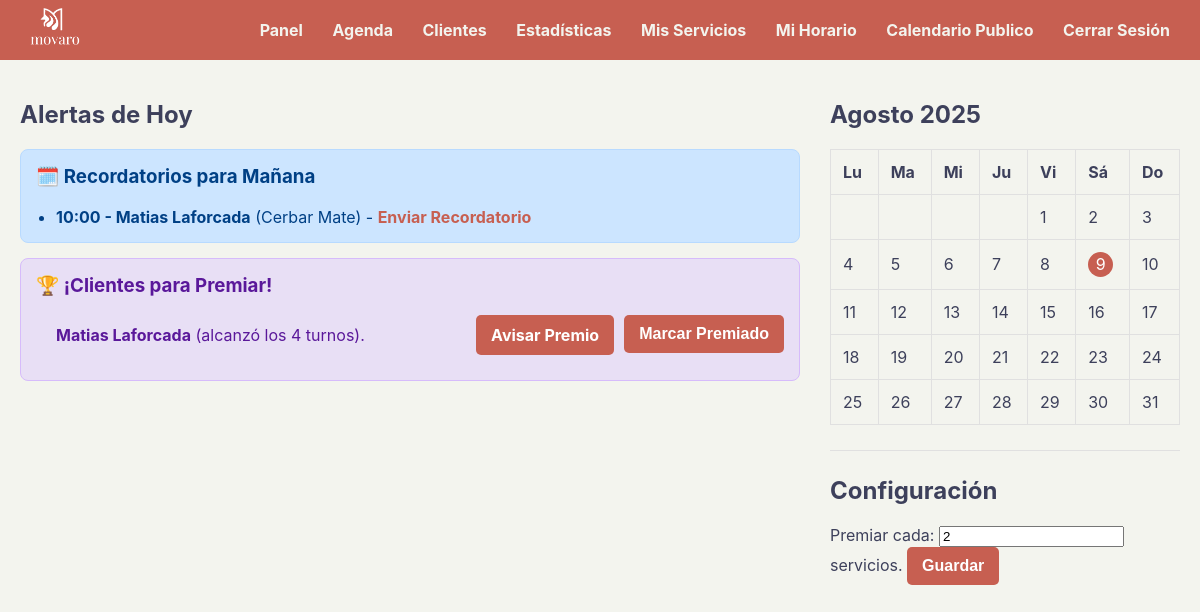
Page /panel (signed in) on the committed database.
### tables this page shows
CREATE TABLE turnos (
            id INTEGER PRIMARY KEY AUTOINCREMENT, usuario_id INTEGER NOT NULL,
            cliente_id INTEGER NOT NULL, servicio_id INTEGER NOT NULL,
            servicio_nombre TEXT NOT NULL, fecha TEXT NOT NULL,
            hora TEXT NOT NULL, foto_path TEXT,
            FOREIGN KEY (usuario_id) REFERENCES usuarios (id),
            FOREIGN KEY (cliente_id) REFERENCES clientes (id),
            FOREIGN KEY (servicio_id) REFERENCES servicios (id)
        );

CREATE TABLE clientes (
            id INTEGER PRIMARY KEY AUTOINCREMENT, usuario_id INTEGER NOT NULL,
            nombre TEXT NOT NULL, apellido TEXT NOT NULL,
            telefono TEXT, cumpleanos TEXT, avatar_path TEXT,
            premios_recibidos INTEGER NOT NULL DEFAULT 0,
            FOREIGN KEY (usuario_id) REFERENCES usuarios (id)
        );

### app.py (the view, shortened to what this page needs)
@app.route('/panel', methods=['GET', 'POST'])
def panel_control():
    if 'usuario_id' not in session: return redirect('/login')
    usuario_id_actual = session['usuario_id']
    conn = sqlite3.connect(DATABASE)
    conn.row_factory = sqlite3.Row
    cursor = conn.cursor()
    cursor.execute("SELECT * FROM usuarios WHERE id = ?", (usuario_id_actual,))
    usuario = cursor.fetchone()
    meta_fidelizacion = int(usuario['meta_fidelizacion']) if usuario and usuario['meta_fidelizacion'] else 5
    hoy = datetime.now()
    ano, mes = hoy.year, hoy.month
    cal = calendar.Calendar()
    dias_del_mes = cal.monthdayscalendar(ano, mes)
    nombres_meses = ["Enero", "Febrero", "Marzo", "Abril", "Mayo", "Junio", "Julio", "Agosto", "Septiembre", "Octubre", "Noviembre", "Diciembre"]
    nombre_mes_actual = nombres_meses[mes - 1]
    mes_actual_str = f"{ano}-{mes:02d}"
    cursor.execute("SELECT fecha FROM turnos WHERE usuario_id = ? AND strftime('%Y-%m', fecha) = ?", (usuario_id_actual, mes_actual_str))
    turnos_del_mes = cursor.fetchall()
    dias_con_turnos = {datetime.strptime(turno['fecha'], '%Y-%m-%d').day for turno in turnos_del_mes}
    todos_mis_clientes = cursor.execute("SELECT * FROM clientes WHERE usuario_id = ?", (usuario_id_actual,)).fetchall()
    hoy_str_mmdd = hoy.strftime('%m-%d')
    cumpleaneras = []
    for clienta in todos_mis_clientes:
        if clienta['cumpleanos'] and clienta['cumpleanos'][5:] == hoy_str_mmdd:
            clienta_dict = dict(clienta)
            telefono_local = (clienta['telefono'] or '').strip()
            clienta_dict['telefono_wa'] = "549" + telefono_local if len(telefono_local) >= 10 else telefono_local
            cumpleaneras.append(clienta_dict)
    manana = hoy + timedelta(days=1)
    manana_str = manana.strftime('%Y-%m-%d')
    turnos_manana_db = cursor.execute("SELECT t.*, c.nombre, c.apellido, c.telefono FROM turnos t JOIN clientes c ON t.cliente_id = c.id WHERE t.usuario_id = ? AND t.fecha = ?", (usuario_id_actual, manana_str)).fetchall()
    turnos_manana = []
    for turno in turnos_manana_db:
        turno_dict = dict(turno)
        turno_dict['cliente_nombre'] = f"{turno['nombre']} {turno['apellido']}"
        telefono_local = (turno['telefono'] or '').strip()
        turno_dict['cliente_telefono_wa'] = "549" + telefono_local if len(telefono_local) >= 10 else telefono_local
        turnos_manana.append(turno_dict)
    clientes_inactivos = []
    fecha_limite = hoy - timedelta(days=30)
    ultimo_turno_por_cliente = {row['cliente_id']: row['ultima_fecha'] for row in cursor.execute("SELECT cliente_id, MAX(fecha) as ultima_fecha FROM turnos WHERE usuario_id = ? GROUP BY cliente_id", (usuario_id_actual,)).fetchall()}
    for clienta in todos_mis_clientes:
        ultima_fecha_str = ultimo_turno_por_cliente.get(clienta['id'])
        if ultima_fecha_str and (datetime.strptime(ultima_fecha_str, '%Y-%m-%d') < fecha_limite):
            clienta_dict = dict(clienta)
            telefono_local = (clienta['telefono'] or '').strip()
            clienta_dict['telefono_wa'] = "549" + telefono_local if len(telefono_local) >= 10 else telefono_local
            clientes_inactivos.append(clienta_dict)
    conteo_turnos_por_cliente = {row['cliente_id']: row['total_turnos'] for row in cursor.execute("SELECT cliente_id, COUNT(*) as total_turnos FROM turnos WHERE usuario_id = ? GROUP BY cliente_id", (usuario_id_actual,)).fetchall()}
    clientes_a_premiar = []
    for clienta in todos_mis_clientes:
        total_turnos = conteo_turnos_por_cliente.get(clienta['id'], 0)
        premios_recibidos = clienta['premios_recibidos']
        if total_turnos > 0 and meta_fidelizacion > 0 and (total_turnos // meta_fidelizacion) > premios_recibidos:
            clienta_dict = dict(clienta)
            clienta_dict['total_turnos'] = total_turnos
            telefono_local = (clienta['telefono'] or '').strip()
            clienta_dict['telefono_wa'] = "549" + telefono_local if len(telefono_local) >= 10 else telefono_local
            clientes_a_premiar.append(clienta_dict)
    alerta_vencimiento = None
    clientes_para_modal = todos_mis_clientes
    servicios_para_modal = cursor.execute("SELECT * FROM servicios WHERE usuario_id = ?", (usuario_id_actual,)).fetchall()
    conn.close()
    return render_template('panel.html',
                           meta_actual=meta_fidelizacion,
                           dias_del_mes=dias_del_mes, nombre_mes=nombre_mes_actual, ano=ano, mes=mes,
                           dias_con_turnos=dias_con_turnos, cumpleaneras=cumpleaneras,
                           turnos_manana=turnos_manana, clientes_inactivos=clientes_inactivos,
                           clientes_a_premiar=clientes_a_premiar, alerta_vencimiento=alerta_vencimiento,
                           clientes=clientes_para_modal, servicios=servicios_para_modal,
                           fecha_hoy=hoy)

### templates/panel.html (shortened to what this page needs)
{% extends "base.html" %}
{% block content %}
<div class="layout-container">
    <div class="layout-col-principal">
        <h2>Alertas de Hoy</h2>
        {% if turnos_manana %}
            <div class="alerta alerta-turno">
                <h3>🗓️ Recordatorios para Mañana</h3>
                <ul>
                    {% for turno in turnos_manana %}
                        <li>
                            <strong>{{ turno.hora }} - {{ turno.cliente_nombre }}</strong> ({{ turno.servicio_nombre }}) -
                            {% set texto_recordatorio = "¡Hola " ~ turno.cliente_nombre.split(' ')[0] ~ "! Te escribo para recordarte tu turno de manicura mañana a las " ~ turno.hora ~ ". ¡Te espero!" %}
                            <a href="https://wa.me/{{ turno.cliente_telefono_wa }}?text={{ texto_recordatorio | urlencode }}" target="_blank">Enviar Recordatorio</a>
                        </li>
                    {% endfor %}
                </ul>
            </div>
        {% endif %}
        {% if clientes_a_premiar %}
            <div class="alerta alerta-fidelizacion" style="background-color: #e8dff5; border-color: #d6bbfb; color: #5a189a;">
                <h3>🏆 ¡Clientes para Premiar!</h3>
                <ul>
                    {% for clienta in clientes_a_premiar %}
                        <li style="display:flex; justify-content: space-between; align-items: center; margin-bottom: 10px;">
                            <span>
                                <strong>{{ clienta.nombre }} {{ clienta.apellido }}</strong> (alcanzó los {{ clienta.total_turnos }} turnos).
                            </span>
                            <div style="display:flex; gap: 10px;">
                                {% set texto_premio = "¡Hola " ~ clienta.nombre ~ "! ✨ Quería contarte que por tu fidelidad alcanzaste los " ~ clienta.total_turnos ~ " servicios y te ganaste un premio especial en tu próxima visita. ¡Gracias por elegirme siempre!" %}
                                <a href="https://wa.me/{{ clienta.telefono_wa }}?text={{ texto_premio | urlencode }}" target="_blank" class="boton-accion boton-avisar">Avisar Premio</a>
                                <form action="/premiar_cliente" method="post" style="margin:0;">
                                    <button type="submit" class="boton-accion">Marcar Premiado</button>
                                </form>
                            </div>
                        </li>
                    {% endfor %}
                </ul>
            </div>
        {% endif %}
    </div>
    <div class="layout-col-lateral">
        <h2>{{ nombre_mes }} {{ ano }}</h2>
        <table class="mini-calendario">
            <thead><tr><th>Lu</th><th>Ma</th><th>Mi</th><th>Ju</th><th>Vi</th><th>Sá</th><th>Do</th></tr></thead>
            <tbody>
                {% for semana in dias_del_mes %}
                <tr>
                    {% for dia in semana %}
                        <td class="celda-dia {% if dia == 0 %}dia-otro-mes{% elif dia in dias_con_turnos %}dia-ocupado{% endif %}{% if ano == fecha_hoy.year and mes == fecha_hoy.month and dia == fecha_hoy.day %} dia-hoy{% endif %}" data-fecha="{{ ano }}-{{ '%02d'|format(mes) }}-{{ '%02d'|format(dia) }}">
                            {% if dia != 0 %}<div class="dia-numero">{{ dia }}</div>{% endif %}
                        </td>
                    {% endfor %}
                </tr>
                {% endfor %}
            </tbody>
        </table>
        <hr>
        <h2>Configuración</h2>
        <form action="/panel" method="post">
            <label>Premiar cada:</label>
            <input type="number" name="meta_fidelizacion" min="1" value="{{ meta_actual }}">
            <label>servicios.</label>
            <button type="submit">Guardar</button>
        </form>
    </div>
</div>
{% endblock %}

### static/style.css (style rules this page uses)
:root { --color-primario: #C75F51; --color-secundario: #27626A; --color-texto: #3d405b; --color-fondo: #F3F4EE; --color-blanco: #FFFFFF; --color-borde-suave: #e0e0e0; --color-rojo-peligro: #dc3545; }
body { font-family: -apple-system, BlinkMacSystemFont, "Segoe UI", Roboto, Helvetica, Arial, sans-serif; margin: 0; background-color: var(--color-fondo); color: var(--color-texto); }
a { color: var(--color-primario); text-decoration: none; font-weight: bold; }
button, .boton-accion { background-color: var(--color-primario); color: var(--color-blanco); padding: 10px 15px; border: none; border-radius: 5px; cursor: pointer; font-size: 1em; font-weight: bold; }
hr { border: none; border-top: 1px solid var(--color-borde-suave); margin: 25px 0; }
.layout-container { display: flex; flex-direction: row; gap: 30px; }
.layout-col-principal { flex: 1; min-width: 0; }
.layout-col-lateral { width: 350px; flex-shrink: 0; }
.alerta { padding: 15px; border-radius: 8px; margin-bottom: 15px; border: 1px solid transparent; }
.alerta h3 { margin-top: 0; }
.alerta ul { padding-left: 20px; margin: 0; }
.alerta-turno { background-color: #cce5ff; color: #004085; border-color: #b8daff; }
.stats-table, .mini-calendario { width: 100%; border-collapse: collapse; }
.stats-table th, .stats-table td, .mini-calendario th, .mini-calendario td { text-align: left; padding: 12px; border: 1px solid var(--color-borde-suave); }
.dia-hoy .dia-numero { background-color: var(--color-primario); color: var(--color-blanco); border-radius: 50%; width: 25px; height: 25px; display: inline-flex; align-items: center; justify-content: center; }
.celda-dia { position: relative; }

### rows in the picture
turnos: hora "10:00", cliente_nombre "Matias Laforcada", servicio_nombre "Cerbar Mate"
clientes: nombre "Matias", apellido "Laforcada", total_turnos "4"

### other values in the picture
{{ nombre_mes }} "Agosto"
{{ ano }} "2025"
{{ dia }} "1" "2" "3" "4" "5" "6" "7" "8" "9" "10" "11" "12" "13" "14" "15" "16" "17" "18" "19" "20" "21" "22" "23" "24" "25" "26" "27" "28" "29" "30" "31"
